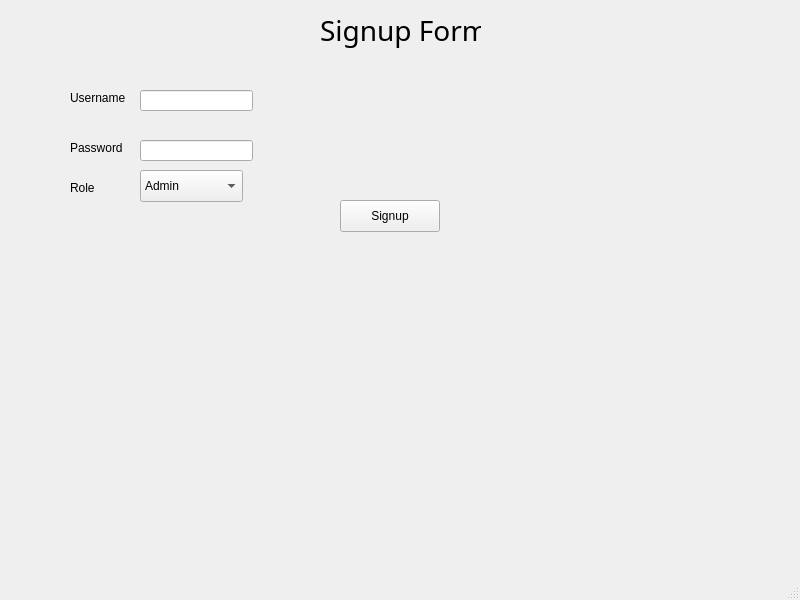
<?xml version="1.0" encoding="UTF-8"?>
<ui version="4.0">
 <class>MainWindow</class>
 <widget class="QMainWindow" name="MainWindow">
  <property name="geometry">
   <rect>
    <x>0</x>
    <y>0</y>
    <width>800</width>
    <height>600</height>
   </rect>
  </property>
  <property name="windowTitle">
   <string>MainWindow</string>
  </property>
  <widget class="QWidget" name="centralwidget">
   <widget class="QLabel" name="signuppage">
    <property name="geometry">
     <rect>
      <x>320</x>
      <y>0</y>
      <width>161</width>
      <height>61</height>
     </rect>
    </property>
    <property name="font">
     <font>
      <family>Chalkduster</family>
      <pointsize>21</pointsize>
      <italic>false</italic>
     </font>
    </property>
    <property name="text">
     <string>Signup Form</string>
    </property>
   </widget>
   <widget class="QLabel" name="username">
    <property name="geometry">
     <rect>
      <x>70</x>
      <y>90</y>
      <width>61</width>
      <height>16</height>
     </rect>
    </property>
    <property name="text">
     <string>Username</string>
    </property>
   </widget>
   <widget class="QLineEdit" name="lineEdit_Susername">
    <property name="geometry">
     <rect>
      <x>140</x>
      <y>90</y>
      <width>113</width>
      <height>21</height>
     </rect>
    </property>
   </widget>
   <widget class="QLabel" name="label">
    <property name="geometry">
     <rect>
      <x>70</x>
      <y>140</y>
      <width>58</width>
      <height>16</height>
     </rect>
    </property>
    <property name="text">
     <string>Password</string>
    </property>
   </widget>
   <widget class="QLineEdit" name="lineEdit_Spassword">
    <property name="geometry">
     <rect>
      <x>140</x>
      <y>140</y>
      <width>113</width>
      <height>21</height>
     </rect>
    </property>
    <property name="echoMode">
     <enum>QLineEdit::EchoMode::Password</enum>
    </property>
   </widget>
   <widget class="QPushButton" name="signupButton">
    <property name="geometry">
     <rect>
      <x>340</x>
      <y>200</y>
      <width>100</width>
      <height>32</height>
     </rect>
    </property>
    <property name="text">
     <string>Signup</string>
    </property>
   </widget>
   <widget class="QLabel" name="label_2">
    <property name="geometry">
     <rect>
      <x>70</x>
      <y>180</y>
      <width>58</width>
      <height>16</height>
     </rect>
    </property>
    <property name="text">
     <string>Role</string>
    </property>
   </widget>
   <widget class="QComboBox" name="comboBox_Srole">
    <property name="geometry">
     <rect>
      <x>140</x>
      <y>170</y>
      <width>103</width>
      <height>32</height>
     </rect>
    </property>
    <item>
     <property name="text">
      <string>Admin</string>
     </property>
    </item>
    <item>
     <property name="text">
      <string>Manager</string>
     </property>
    </item>
    <item>
     <property name="text">
      <string>Employee</string>
     </property>
    </item>
   </widget>
  </widget>
  <widget class="QMenuBar" name="menubar">
   <property name="geometry">
    <rect>
     <x>0</x>
     <y>0</y>
     <width>800</width>
     <height>37</height>
    </rect>
   </property>
  </widget>
  <widget class="QStatusBar" name="statusbar"/>
 </widget>
 <resources/>
 <connections/>
</ui>
